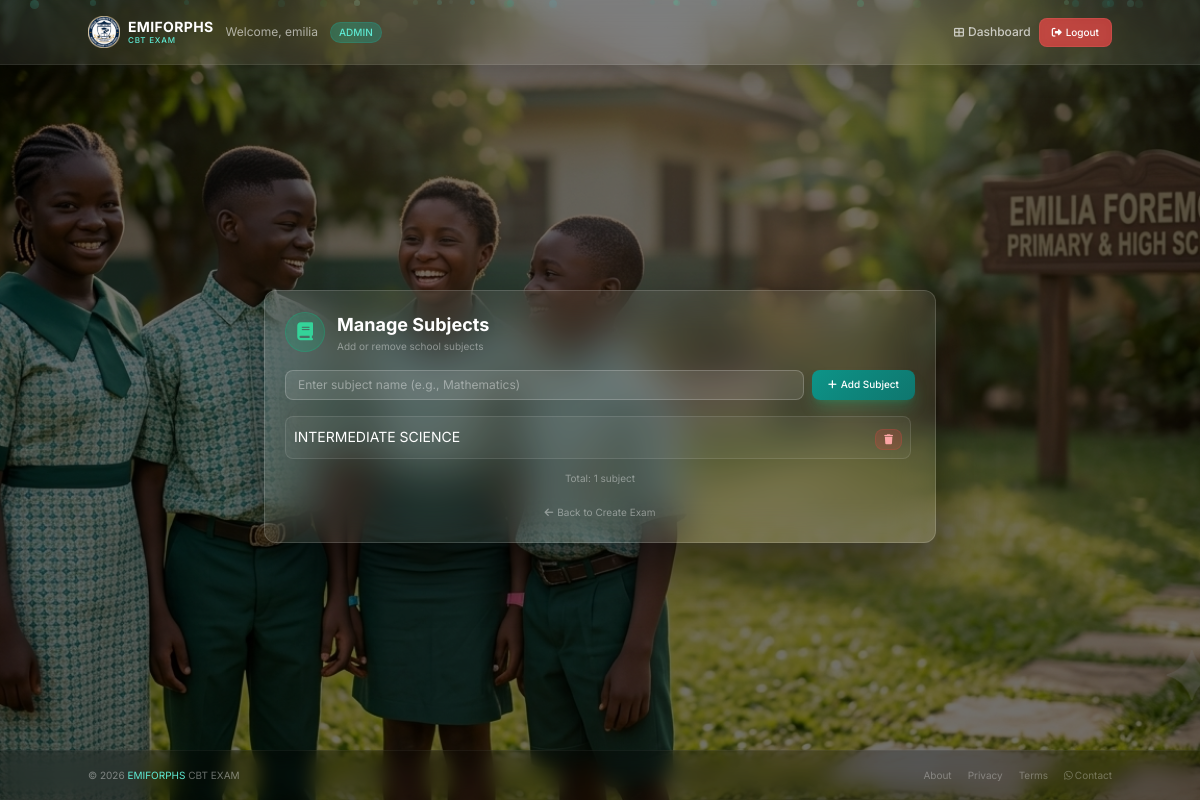
The app's page /teacher/subjects/ (signed in) with its own data.
### accounts/models.py (models this page shows, shortened)
class CustomUser(AbstractUser):
    role = models.CharField(max_length=10, choices=Role.choices, default=Role.STUDENT)
    phone = models.CharField(max_length=15, blank=True, null=True)
    school_name = models.CharField(max_length=200, blank=True, null=True)

### exams/models.py (models this page shows, shortened)
class Subject(models.Model):
    name = models.CharField(max_length=100)
    category = models.CharField(max_length=10, choices=ExamCategory.choices)
    class Meta:
        unique_together = ['name', 'category']

### teacher_dashboard/views.py (the view, shortened to what this page needs)
# urls.py: path('subjects/', views.manage_subjects, name='manage_subjects'),
@login_required
def manage_subjects(request):
    if request.user.role not in ['TEACHER', 'ADMIN']:
        messages.error(request, 'You are not authorized to manage subjects.')
        return redirect('dashboard')
    subjects = Subject.objects.filter(category='NORMAL').order_by('name')
    context = {
        'subjects': subjects,
    }
    return render(request, 'teacher_dashboard/manage_subjects.html', context)

### templates/teacher_dashboard/manage_subjects.html (shortened to what this page needs)
{% extends 'base.html' %}
{% block content %}
<div class="flex items-center justify-center h-[calc(100vh-130px)] w-full py-2">
    <div class="glass-card rounded-xl overflow-hidden max-w-2xl w-full p-5">
        <div class="flex items-center gap-3 mb-4">
            <div class="w-10 h-10 rounded-full bg-emerald-500/20 flex items-center justify-center border border-emerald-500/30">
                <i class="fas fa-book text-emerald-400 text-lg"></i>
            </div>
            <div>
                <h2 class="text-lg font-bold text-white">Manage Subjects</h2>
                <p class="text-white/40 text-[10px]">Add or remove school subjects</p>
            </div>
        </div>
        <form method="post" class="flex gap-2 mb-4">
            <input type="text" name="subject_name" placeholder="Enter subject name (e.g., Mathematics)"
                   class="flex-1 px-3 py-1.5 bg-white/10 border border-white/20 rounded-lg text-white placeholder-white/40 focus:outline-none focus:ring-2 focus:ring-emerald-500 focus:border-transparent transition-all duration-300 text-xs"
                   required>
            <button type="submit"
                    class="btn-primary text-white px-4 py-1.5 rounded-lg text-[10px] font-medium transition duration-200 shadow-lg shadow-emerald-500/25 whitespace-nowrap">
                <i class="fas fa-plus mr-1"></i>Add Subject
            </button>
        </form>
        {% if subjects %}
            <div class="max-h-[calc(100vh-320px)] overflow-y-auto pr-1 space-y-1">
                {% for subject in subjects %}
                    <div class="bg-white/5 border border-white/10 rounded-lg p-2 flex items-center justify-between hover:bg-white/10 transition-all duration-300">
                        <span class="text-sm text-white">{{ subject.name }}</span>
                        <form method="post" class="inline"
                              onsubmit="return confirm('Delete subject &quot;{{ subject.name }}&quot;? This cannot be undone.')">
                            <button type="submit"
                                    class="bg-red-500/20 hover:bg-red-500/30 text-red-300 px-2 py-0.5 rounded-lg text-[10px] transition-all duration-200 border border-red-500/20">
                                <i class="fas fa-trash text-[10px]"></i>
                            </button>
                        </form>
                    </div>
                {% endfor %}
            </div>
            <div class="mt-3 text-[10px] text-white/40 text-center">
                Total: {{ subjects|length }} subject{{ subjects|length|pluralize }}
            </div>
        {% else %}
            <div class="text-center py-6">
                <div class="text-4xl mb-2 opacity-30">📚</div>
                <p class="text-white/40 text-sm">No subjects added yet</p>
                <p class="text-white/20 text-[10px] mt-1">Add your first subject above</p>
            </div>
        {% endif %}
        <div class="mt-3 text-center">
            <a href="{% url 'teacher_dashboard:create_exam' %}" class="text-white/40 hover:text-white/60 text-[10px] transition-colors">
                <i class="fas fa-arrow-left mr-1"></i>Back to Create Exam
            </a>
        </div>
    </div>
</div>
{% endblock %}

### templates/base.html (shortened to what this page needs)
<!DOCTYPE html>
<html lang="en">
<head>
    <script src="https://cdn.tailwindcss.com"></script>
    <link rel="stylesheet" href="https://cdnjs.cloudflare.com/ajax/libs/font-awesome/6.5.0/css/all.min.css" />
</head>
<body>
    <div class="scroll-container" id="scrollContainer">
        <div class="content-wrapper">
            <nav class="navbar-glass flex items-center px-4">
                <div class="container mx-auto flex justify-between items-center h-full">
                    <div class="flex items-center space-x-3">
                        <a href="{% url 'dashboard' %}" class="flex items-center space-x-2" id="dashboardLink">
                            <img src="/static/img/new_emilia_logo.png" alt="EMIFORPHS Logo" class="h-8 w-auto" />
                            <div class="hidden sm:block">
                                <h1 class="text-sm font-bold text-white tracking-wide leading-tight">
                                    EMIFORPHS
                                </h1>
                                <p class="text-[8px] text-teal-300 font-medium tracking-widest -mt-0.5">
                                    CBT EXAM
                                </p>
                            </div>
                        </a>
                        {% if user.is_authenticated %}
                            <span class="hidden md:inline text-xs text-white/60">Welcome, {{ user.username }}</span>
                            <span class="text-[10px] bg-teal-500/30 text-teal-300 px-2 py-0.5 rounded-full font-medium border border-teal-500/20">
                                {{ user.role }}
                            </span>
                        {% endif %}
                    </div>
                    <div class="flex items-center space-x-2">
                        {% if user.is_authenticated %}
                            <a href="{% url 'dashboard' %}" class="text-white/70 hover:text-white font-medium text-xs hidden sm:inline transition-colors" id="dashboardNavLink">
                                <i class="fas fa-th-large mr-1 text-[10px]"></i>Dashboard
                            </a>
                            <form method="post" action="{% url 'logout' %}" class="inline" id="logoutForm">
                                <button type="submit" class="bg-red-500/70 hover:bg-red-500 text-white px-3 py-1.5 rounded-lg text-[10px] font-medium transition duration-200 backdrop-blur-sm border border-red-400/20 cursor-pointer">
                                    <i class="fas fa-sign-out-alt mr-1 text-[10px]"></i>Logout
                                </button>
                            </form>
                        {% endif %}
                    </div>
                </div>
            </nav>
            <div class="content-area">
                {% block content %}
                {% endblock %}
            </div>
            <footer class="footer-glass flex items-center px-4">
                <div class="container mx-auto flex flex-col md:flex-row justify-between items-center">
                    <div class="text-[10px] text-white/40">
                        &copy; 2026 <span class="text-teal-300">EMIFORPHS</span> CBT EXAM
                    </div>
                    <div class="flex space-x-4 text-[10px] text-white/30 mt-0.5 md:mt-0">
                        <a href="#" class="hover:text-teal-300 transition-colors">About</a>
                        <a href="#" class="hover:text-teal-300 transition-colors">Privacy</a>
                        <a href="#" class="hover:text-teal-300 transition-colors">Terms</a>
                        <a href="https://wa.me/2348022854677" target="_blank" class="hover:text-teal-300 transition-colors">
                            <i class="fab fa-whatsapp mr-0.5"></i>Contact
                        </a>
                    </div>
                </div>
            </footer>
        </div>
    </div>
</body>
</html>

### templates/base.html (style rules this page uses)
* { font-family: 'Inter', sans-serif; margin: 0; padding: 0; box-sizing: border-box; }
html, body { width: 100%; height: 100%; margin: 0; padding: 0; overflow: hidden; position: relative; }
body { background-image: url('/static/img/Emilia_image_3.PNG') !important; background-size: cover !important; background-position: center !important; background-repeat: no-repeat !important; background-attachment: fixed !important; display: flex; flex-direction: column; height: 100vh; overflow: hidden; }
.scroll-container { position: fixed; top: 0; left: 0; width: 100%; height: 100%; overflow-y: auto; overflow-x: hidden; -webkit-overflow-scrolling: touch; overscroll-behavior: none; touch-action: pan-y; scroll-behavior: smooth; z-index: 1; }
.scroll-container { scrollbar-width: thin; scrollbar-color: rgba(13, 148, 136, 0.3) transparent; }
body::before { content: '' !important; position: fixed !important; top: 0 !important; left: 0 !important; width: 100% !important; height: 100% !important; background: rgba(0, 0, 0, 0.55) !important; z-index: 0 !important; pointer-events: none !important; }
.glass-card { background: rgba(255, 255, 255, 0.08); backdrop-filter: blur(20px); -webkit-backdrop-filter: blur(20px); border: 1px solid rgba(255, 255, 255, 0.15); box-shadow: 0 25px 50px rgba(0, 0, 0, 0.5); }
.navbar-glass { background: rgba(255, 255, 255, 0.08); backdrop-filter: blur(20px); -webkit-backdrop-filter: blur(20px); border-bottom: 1px solid rgba(255, 255, 255, 0.08); box-shadow: 0 4px 30px rgba(0, 0, 0, 0.2); height: 65px; flex-shrink: 0; position: sticky; top: 0; z-index: 50; }
.btn-primary { background: linear-gradient(135deg, #0d9488, #0f766e); transition: all 0.3s ease; }
.footer-glass { background: rgba(0, 0, 0, 0.25); backdrop-filter: blur(10px); -webkit-backdrop-filter: blur(10px); border-top: 1px solid rgba(255, 255, 255, 0.05); height: 50px; flex-shrink: 0; position: sticky; bottom: 0; z-index: 50; }
.content-wrapper { position: relative; z-index: 1; flex: 1; display: flex; flex-direction: column; min-height: 100vh; }
.content-area { flex: 1; display: flex; align-items: center; justify-content: center; padding: 16px 20px; }

### records on screen
CustomUser: username "emilia", role "ADMIN"
Subject: name "INTERMEDIATE SCIENCE"

### other values on screen
{{ subjects|length }} "1"
